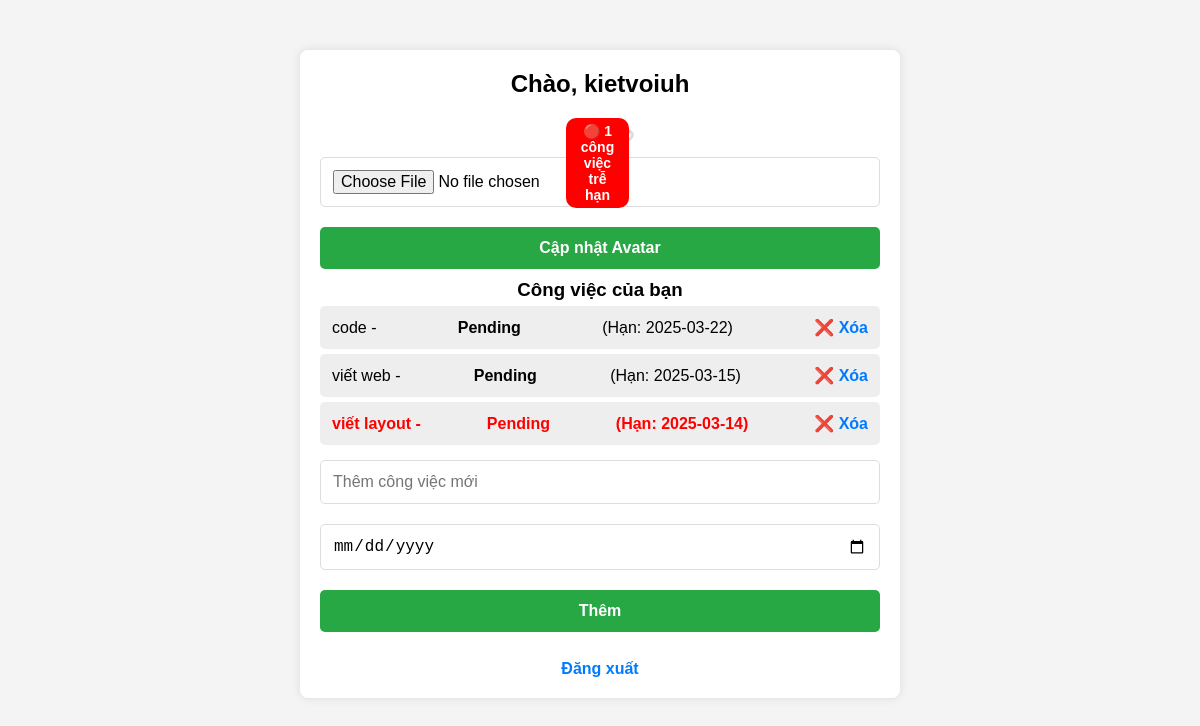
Page /dashboard (signed in) on the committed database.
### app.py (models this page shows)
class User(db.Model):
    id = db.Column(db.Integer, primary_key=True)
    username = db.Column(db.String(150), unique=True, nullable=False)
    password = db.Column(db.String(150), nullable=False)
    is_admin = db.Column(db.Boolean, default=False)
    avatar = db.Column(db.String(300), default='default-avatar.png')

class Task(db.Model):
    id = db.Column(db.Integer, primary_key=True)
    title = db.Column(db.String(200), nullable=False)
    due_date = db.Column(db.DateTime, nullable=True)
    status = db.Column(db.String(50), default='Pending')
    user_id = db.Column(db.Integer, db.ForeignKey('user.id'))

### app.py (the view)
@app.route('/dashboard')
def dashboard():
    if 'user_id' not in session:
        return redirect(url_for('login'))
    user = db.session.get(User, session['user_id'])
    current_time = datetime.utcnow()
    overdue_tasks = Task.query.filter(
        Task.user_id == user.id,
        Task.due_date.isnot(None),
        Task.due_date < current_time,
        Task.status != 'Completed'
    ).count()
    tasks = Task.query.filter_by(user_id=user.id).all()
    return render_template('dashboard.html', current_user=user, tasks=tasks, overdue_tasks=overdue_tasks, current_time=current_time)

### templates/dashboard.html (shortened to what this page needs)
<!DOCTYPE html>
<html lang="vi">
<head>
    <link rel="stylesheet" type="text/css" href="{{ url_for('static', filename='style.css') }}">
</head>
<body>
    <div class="container">
        <h2>Chào, {{ current_user.username }}</h2>
        <div class="avatar-container">
            {% if overdue_tasks > 0 %}
            <span class="overdue-alert">🔴 {{ overdue_tasks }} công việc trễ hạn</span>
            {% endif %}
        </div>
        <form action="{{ url_for('upload_avatar') }}" method="post" enctype="multipart/form-data">
            <button type="submit">Cập nhật Avatar</button>
        </form>
        <h3>Công việc của bạn</h3>
        <ul class="task-list">
            {% for task in tasks %}
                <li {% if task.due_date and task.due_date < current_time and task.status != 'Completed' %}class="overdue"{% endif %}>
                    {{ task.title }} - <strong>{{ task.status }}</strong>
                    (Hạn: {% if task.due_date %}{{ task.due_date.strftime('%Y-%m-%d') }}{% else %}Chưa đặt{% endif %})
                    <a href="{{ url_for('delete_task', task_id=task.id) }}">❌ Xóa</a>
                </li>
            {% endfor %}
        </ul>
        <form action="{{ url_for('add_task') }}" method="post">
            <input type="text" name="title" placeholder="Thêm công việc mới" required>
            <input type="date" name="due_date">
            <button type="submit">Thêm</button>
        </form>
        <br>
        <a href="{{ url_for('logout') }}">Đăng xuất</a>
    </div>
</body>
</html>

### static/style.css (style rules this page uses)
* { margin: 0; padding: 0; box-sizing: border-box; }
body { font-family: Arial, sans-serif; background-color: #f4f4f4; text-align: center; }
.container { width: 50%; max-width: 600px; margin: 50px auto; background: white; padding: 20px; border-radius: 8px; box-shadow: 0 0 10px rgba(0, 0, 0, 0.1); }
h1, h2 { text-align: center; margin-bottom: 15px; }
input, button { width: 100%; padding: 12px; margin: 10px 0; border: 1px solid #ddd; border-radius: 5px; font-size: 16px; }
button { background-color: #28a745; color: white; border: none; cursor: pointer; font-weight: bold; }
a { text-decoration: none; color: #007bff; font-weight: bold; }
.task-list, .user-list { list-style-type: none; padding: 0; }
.task-list li, .user-list li { background: #eee; margin: 5px 0; padding: 12px; border-radius: 5px; display: flex; justify-content: space-between; align-items: center; }
.avatar-container { position: relative; display: inline-block; }
.overdue-alert { position: absolute; top: 5px; right: 5px; background: red; color: white; padding: 5px 10px; border-radius: 10px; font-size: 14px; font-weight: bold; }
.task-list .overdue { color: red; font-weight: bold; }

### rows in the picture
User: username "kietvoiuh"
Task: title "code", status "Pending", due_date "2025-03-22"
Task: title "viết web", status "Pending", due_date "2025-03-15"
Task: title "viết layout", status "Pending", due_date "2025-03-14"

### other values in the picture
{{ overdue_tasks }} "1"
